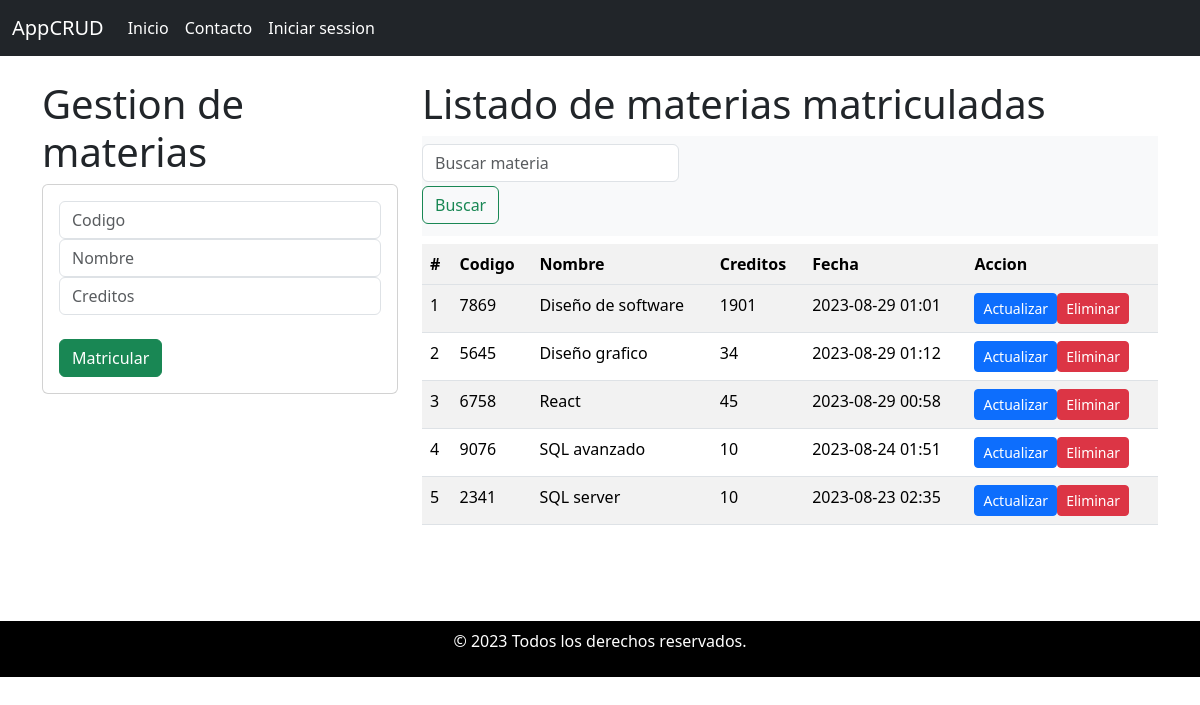
Before: /home/ with the older database file.
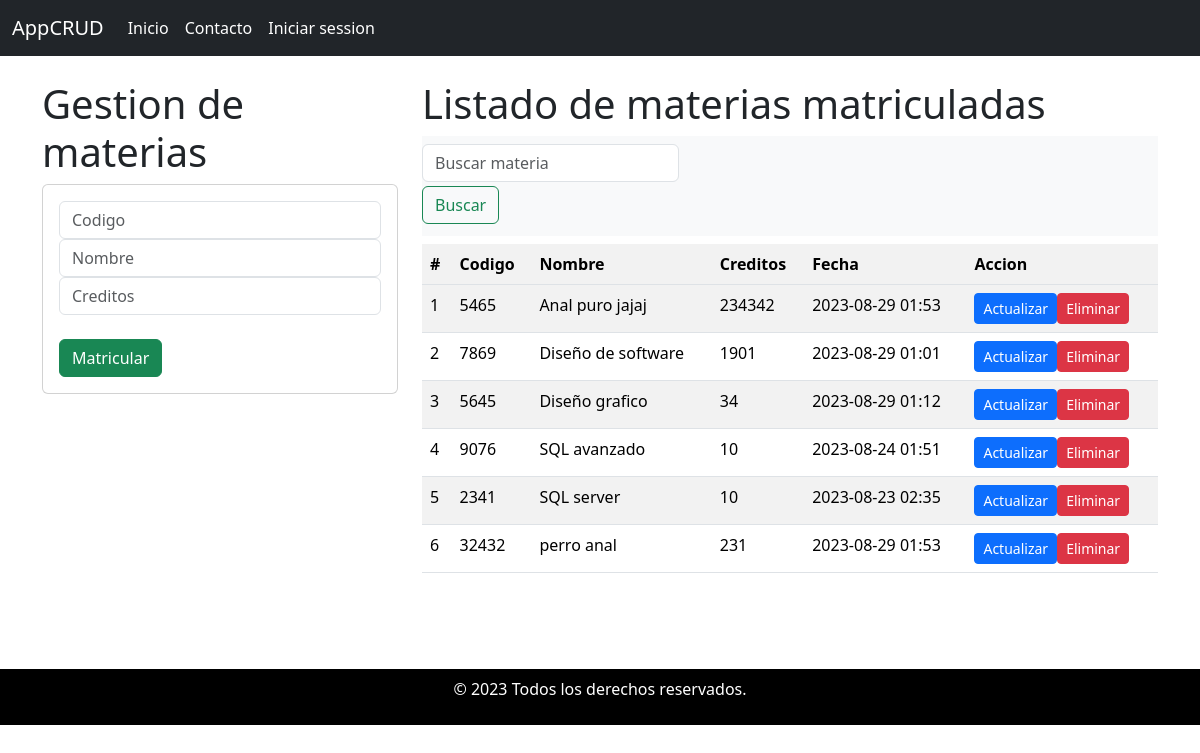
After: the same page with the newer database file.
### GestionarMaterias/models.py (models this page shows, shortened)
class MaricularMaterias(models.Model):
    id = models.CharField(primary_key=True,  max_length=5)
    nombre = models.CharField(max_length=40, blank=False, null=False)
    creditos = models.PositiveSmallIntegerField(blank=False, null=False)
    fecha = models.DateTimeField(auto_now=True)

### GestionarMaterias/views.py (the view)
# urls.py: path('home/', views.home, name="home" ),
def home(request):
    materias = MaricularMaterias.objects.all().order_by("nombre")
    contexto = {"materias": materias}
    return render(request, "gestionMaterias.html", context=contexto)

### GestionarMaterias/templates/gestionMaterias.html (shortened to what this page needs)
{% extends "main.html" %}
{% load static %}
{% block body %}
<div class="row">
    <div class="col-sm-12 col-md-6 col-lg-4 col-xl-4">
        <h1> Gestion de materias</h1>
        <div class="card">
            <div class="card-body">
                <form action="{% url 'register' %}" method="POST">
                    <div class="form-group">
                        <input type="text"  name="codigo" class="form-control" placeholder="Codigo" required>
                    </div>
                    <div class="form-group">
                        <input type="text"  name="nombre" class="form-control" placeholder="Nombre"  max="40" required>
                    </div>
                    <div class="form-group">
                        <input type="text" name="creditos" class="form-control" placeholder="Creditos" required>
                    </div>
                    <div class="form-group">
                        <br>
                        <button type="submit" class="btn btn-success "> Matricular</button>
                    </div>
                </form>
            </div>
        </div>
    </div>
<div class="col-sm-12 col-md-6 col-lg-8 col-xl-8">
    <h1> Listado de materias matriculadas</h1>
    <nav class="navbar navbar-light bg-light">
        <form class="form-inline align-content-end">
          <input class="form-control mr-sm-0" type="search" placeholder="Buscar materia" aria-label="Search">
          <button class="btn btn-outline-success my-2 my-sm-1" type="submit">Buscar</button>
        </form>
      </nav>
    <div class="table-responsive py-2">
        <table class="table table-striped">
            <thhead>
                <tr>
                    <th> #</th>
                    <th>Codigo</th>
                    <th>Nombre</th>
                    <th>Creditos</th>
                    <th>Fecha</th>
                    <th>Accion</th>
                </tr>
            </thhead>
            <tbody>
                {% for materia in materias %}
                <tr>
                    <td>{{forloop.counter}}</td>
                    <td>{{materia.id}}</td>
                    <td>{{materia.nombre}}</td>
                    <td>{{materia.creditos}}</td>
                    <td>{{materia.fecha|date:"Y-m-d H:i"}}</td>
                    <td>
                        <div class="btn-group" role="group" aria-label="Botones de Acción">
                            <form action="{% url "update" %}" method="POST">
                                <input type="submit" class="btn btn-sm btn-primary" value="Actualizar">
                            </form>
                            <br>
                            <form action="{% url "delete" materia.id %}" method="POST">
                                <input type="submit" id="delete" class="btn btn-sm btn-danger" onclick=preventDelete()  value="Eliminar">
                            </form>
                        </div>
                      </td>
                </tr>
                {% endfor %}
            </tbody>
        </table>
    </div>
</div>
</div>
{% endblock %}

### GestionarMaterias/templates/main.html (shortened to what this page needs)
<!DOCTYPE html>
{% load static %}
<html lang="en">
<head>
    <link href="https://cdn.jsdelivr.net/npm/bootstrap@5.3.1/dist/css/bootstrap.min.css" rel="stylesheet">
    <link rel="stylesheet" href="{% static "styles/style.css" %}">
</head>
<body>
    <nav class="navbar navbar-expand-lg bg-dark text-white">
        <div class="container-fluid">
          <a class="navbar-brand text-white" href="{% url 'home' %}">AppCRUD</a>
          <div class="collapse navbar-collapse" id="navbarSupportedContent">
            <ul class="navbar-nav me-auto mb-2 mb-lg-0">
              <li class="nav-item">
                <a class="nav-link active text-white" aria-current="page" href="{% url 'home' %}">Inicio</a>
              </li>
              <li class="nav-item">
                <a class="nav-link text-white" href="{% url 'info' %}">Contacto</a>
              </li>
              <li class="nav-item">
                <a class="nav-link text-white" href="{% url 'login' %}">Iniciar session</a>
              </li>
            </ul>
          </div>
        </div>
      </nav>
      <div class="container py-4">
    {% block body %}{% endblock %}
  </div>
    <br>
    <br>
      <div class="footer">
          <p>&copy; 2023 Todos los derechos reservados.</p>
      </div>
</body>
</html>

### GestionarMaterias/static/styles/style.css (style rules this page uses)
.footer { background-color: black; padding: 8px; text-align: center; position:relative; bottom: 0; width: 100%; }
.footer p { color: white; }

Changed rows visible on the page:
removed MaricularMaterias: id "6758", nombre "React", creditos "45", fecha "2023-08-29 00:58"
added MaricularMaterias: id "5465", nombre "Anal puro jajaj", creditos "234342", fecha "2023-08-29 01:53"
added MaricularMaterias: id "32432", nombre "perro anal", creditos "231", fecha "2023-08-29 01:53"
